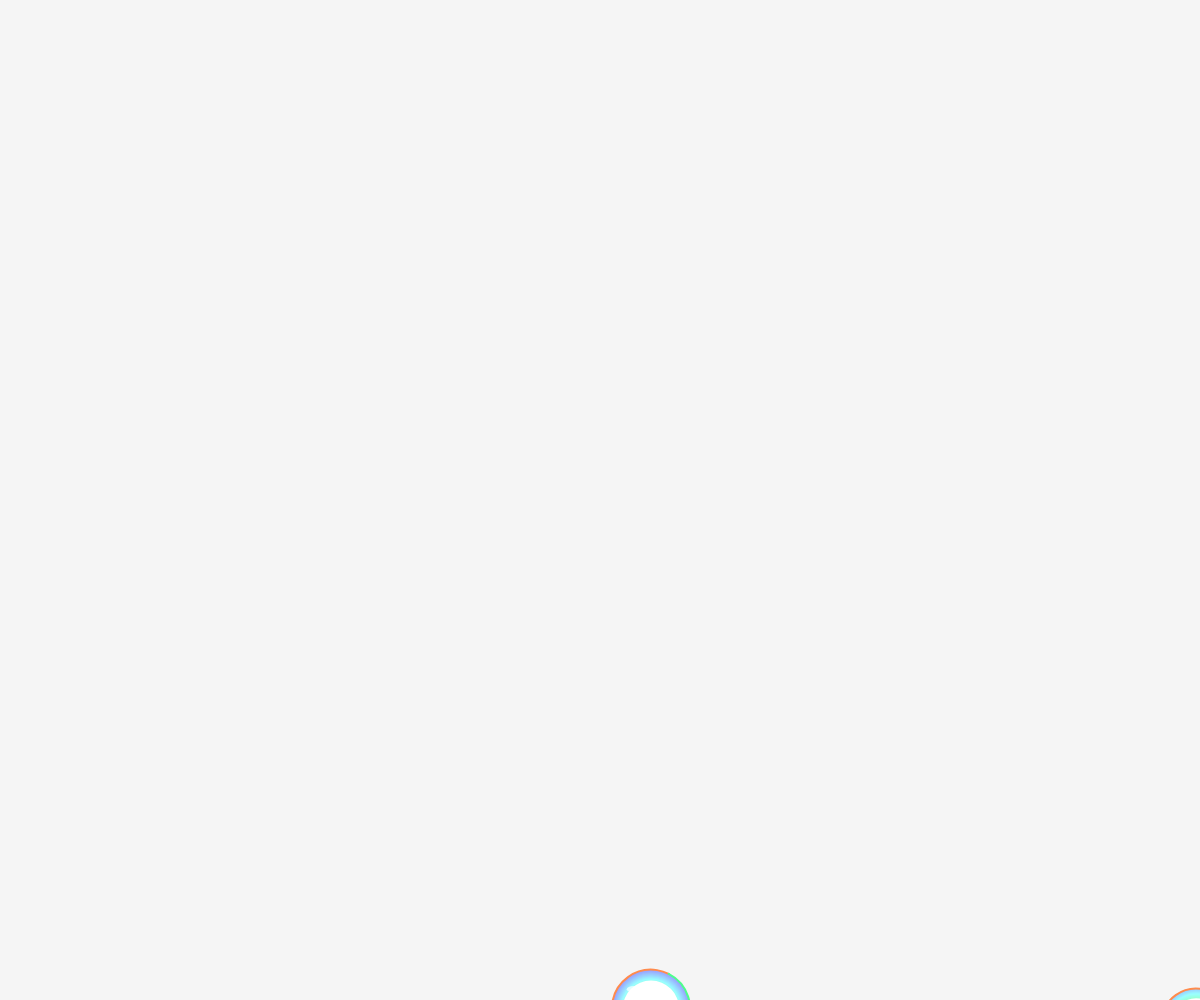
Frame 1 (no input)
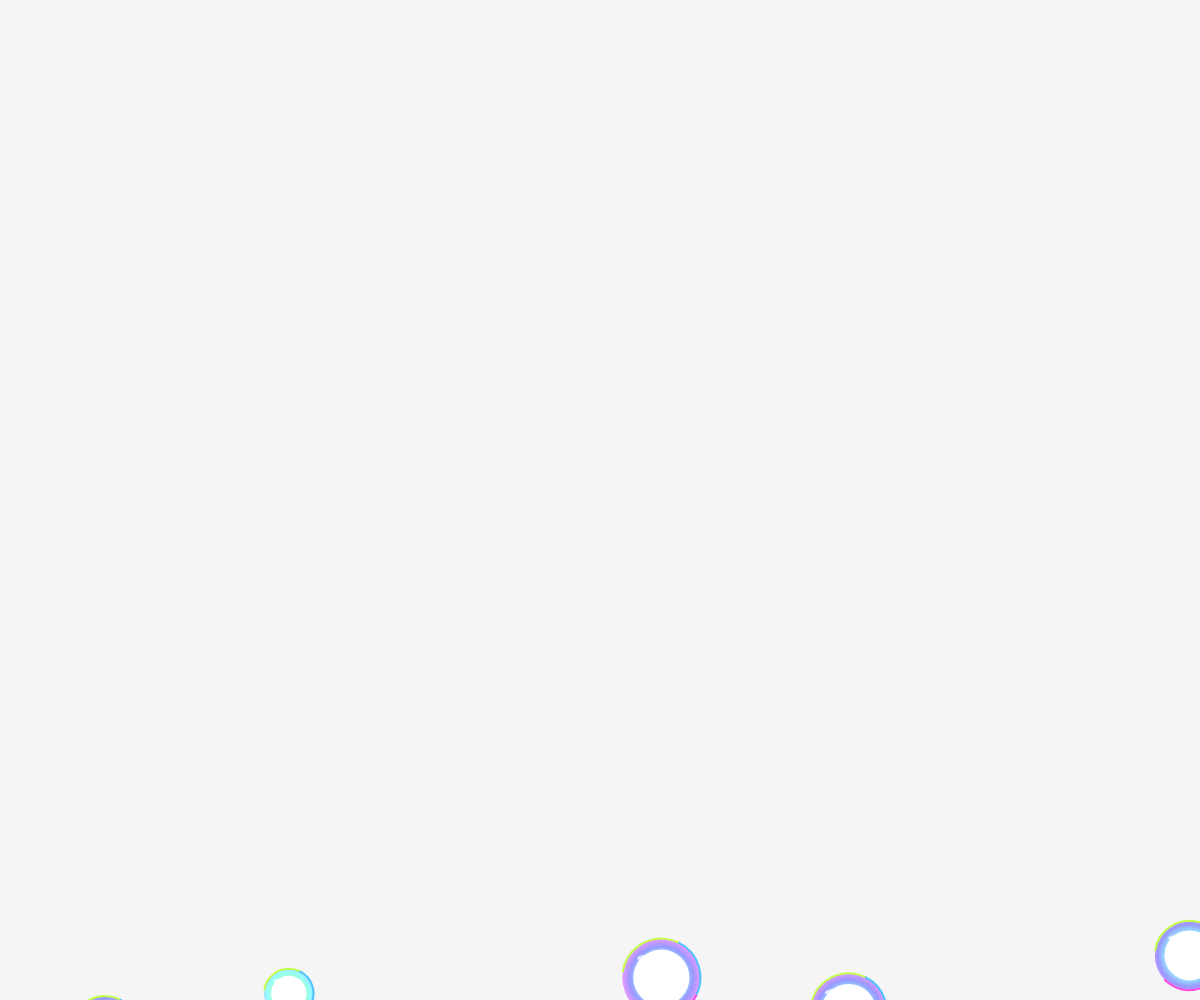
Frame 60 (no input)
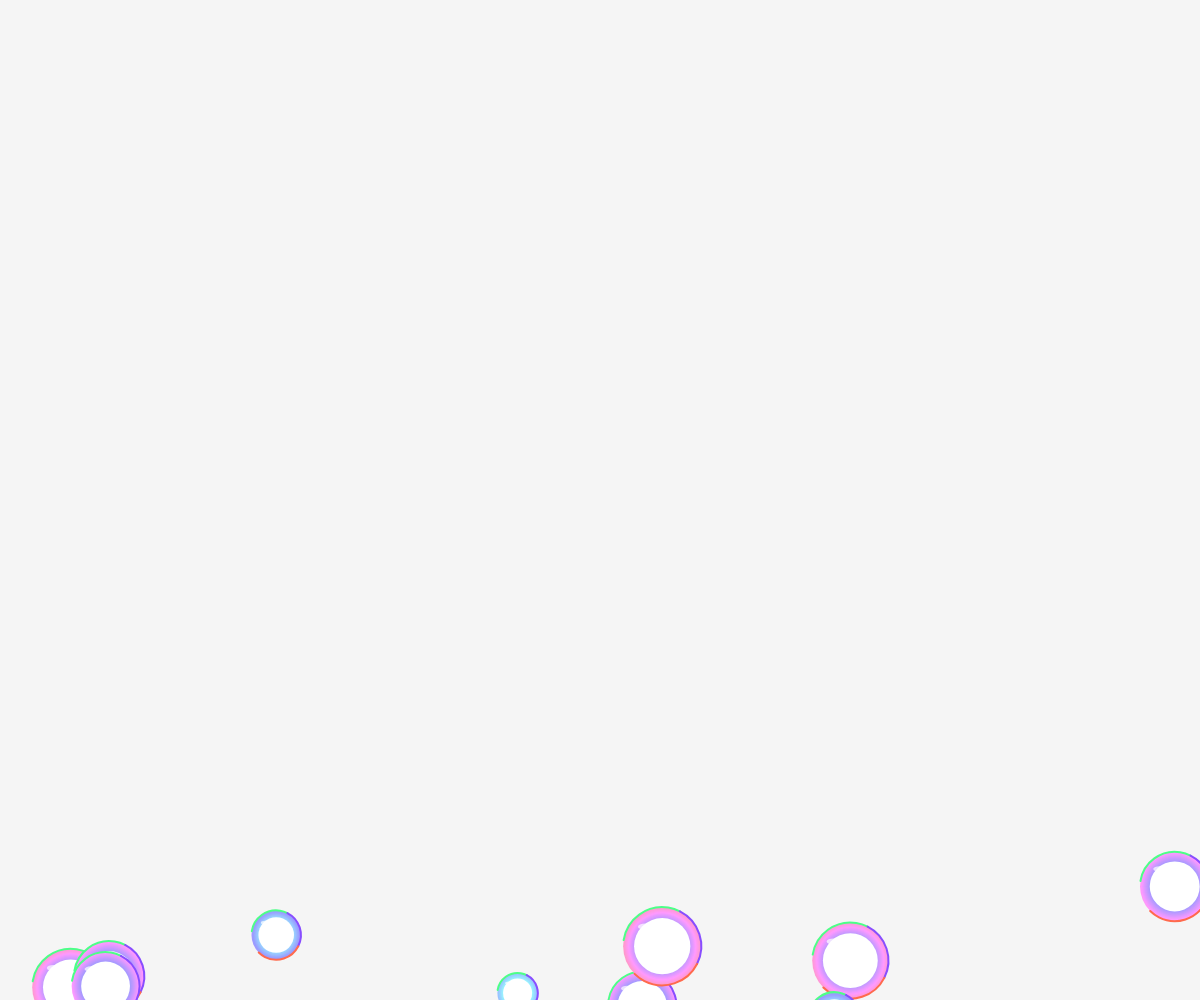
Frame 120 (the mouse pressed at the canvas centre since frame 60)

The p5.js sketch that drew these frames (run headless with seeded random() and noise() and a simulated clock; from frame 60 on, the mouse is pressed at the canvas centre):

// p5.js sketch
// ── sketch.js
let bubbles = [];
let pops = [];

function setup() {
  createCanvas(windowWidth, windowHeight);

  // 创建泡泡
  for (let i = 0; i < 18; i++) {
    bubbles.push({
      x: random(width),
      y: random(height, height + 300),
      size: random(35, 90),
      speed: random(0.5, 1.5),
      offset: random(1000),

      // 随机决定这个泡泡什么时候破
      popTime: random(180, 600),
      age: 0,
      popped: false
    });
  }
}

function draw() {
  background(245);

  // 泡泡
  for (let bubble of bubbles) {

    if (!bubble.popped) {

      bubble.age++;

      // 向上移动
      bubble.y -= bubble.speed;

      // 左右轻轻飘动
      bubble.x +=
        sin(frameCount * 0.01 + bubble.offset) * 0.3;

      // 随机破掉
      if (bubble.age > bubble.popTime) {
        popBubble(bubble);
      }

      // 到顶部重新出现
      if (bubble.y < -bubble.size) {
        resetBubble(bubble);
      }

      // 画泡泡
      drawBubble(
        bubble.x,
        bubble.y,
        bubble.size
      );
    }
  }

  // 画破裂的小粒子
  for (let i = pops.length - 1; i >= 0; i--) {

    let p = pops[i];

    p.x += p.vx;
    p.y += p.vy;

    p.vy += 0.01;

    p.life -= 3;

    noStroke();
    fill(
      p.r,
      p.g,
      p.b,
      p.life
    );

    circle(p.x, p.y, 4);

    // 粒子消失
    if (p.life <= 0) {
      pops.splice(i, 1);
    }
  }
}


// ======================
// 泡泡破裂
// ======================

function popBubble(bubble) {

  bubble.popped = true;

  // 产生小粒子
  for (let i = 0; i < 10; i++) {

    let angle = random(TWO_PI);
    let speed = random(1, 3);

    pops.push({
      x: bubble.x,
      y: bubble.y,

      vx: cos(angle) * speed,
      vy: sin(angle) * speed,

      r: random(150, 255),
      g: random(150, 255),
      b: random(150, 255),

      life: 180
    });
  }

  // 过一会儿重新生成泡泡
  setTimeout(function () {
    resetBubble(bubble);
  }, random(300, 1000));
}


// ======================
// 重新生成泡泡
// ======================

function resetBubble(bubble) {

  bubble.x = random(width);
  bubble.y = height + random(30, 200);

  bubble.size = random(35, 90);
  bubble.speed = random(0.5, 1.5);

  bubble.age = 0;
  bubble.popTime = random(180, 600);

  bubble.popped = false;
}


// ======================
// 画真正的泡泡
// ======================

function drawBubble(x, y, size) {

  push();

  colorMode(HSB);

  noStroke();

  // 彩色透明的泡泡内部
  for (let r = size; r > size * 0.55; r -= 2) {

    let hueValue =
      (r * 3 + frameCount * 0.8) % 360;

    fill(
      hueValue,
      40,
      100,
      8
    );

    circle(x, y, r);
  }

  // 中间透明区域
  fill(0, 0, 100, 8);
  circle(x, y, size * 0.72);

  // 彩虹边缘
  noFill();
  strokeWeight(2);

  stroke(
    (frameCount + 20) % 360,
    70,
    100,
    140
  );

  arc(
    x,
    y,
    size,
    size,
    PI * 1.05,
    PI * 1.65
  );

  stroke(
    (frameCount + 140) % 360,
    70,
    100,
    140
  );

  arc(
    x,
    y,
    size,
    size,
    PI * 1.65,
    PI * 2.15
  );

  stroke(
    (frameCount + 250) % 360,
    70,
    100,
    140
  );

  arc(
    x,
    y,
    size,
    size,
    PI * 0.15,
    PI * 0.75
  );

  colorMode(RGB);

  // 大高光
  noStroke();

  fill(255, 255, 255, 180);

  ellipse(
    x - size * 0.22,
    y - size * 0.25,
    size * 0.18,
    size * 0.08
  );

  // 小高光
  fill(255, 255, 255, 120);

  circle(
    x - size * 0.30,
    y - size * 0.12,
    size * 0.06
  );

  pop();
}
